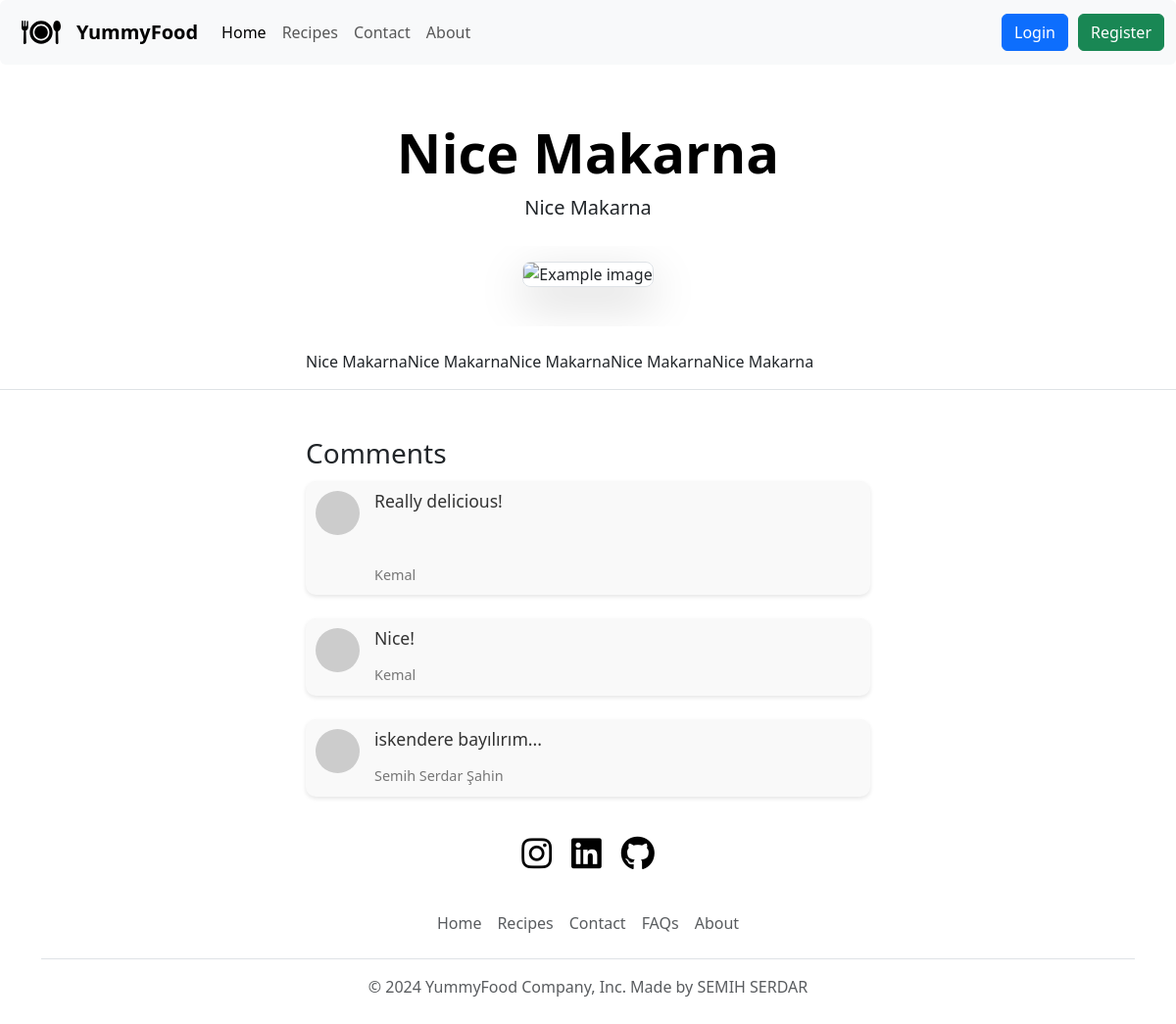
Screenshot of /recipe/2 with the database file from the repository.
### database.py (models this page shows)
class FoodPost(db.Model):
    __tablename__="posts"
    id: Mapped[int] = mapped_column(Integer, primary_key=True)
    author_id: Mapped[int] = mapped_column(Integer, db.ForeignKey("users.id"))
    author=relationship("User",back_populates="posts")
    title : Mapped[str] = mapped_column(String, nullable=False)
    subtitle: Mapped[str] = mapped_column(String, nullable=True)
    date: Mapped[str] = mapped_column(String(250), nullable=False)
    body: Mapped[str] = mapped_column(Text, nullable=False)
    img_url: Mapped[str] = mapped_column(String(250), nullable=False)
    comments=relationship("Comment",back_populates="post")

class Comment(db.Model):
    __tablename__="comments"
    id:Mapped[int]=mapped_column(Integer,primary_key=True)
    author_id: Mapped[int] = mapped_column(Integer, db.ForeignKey("users.id"))
    post_id:Mapped[int]=mapped_column(Integer,db.ForeignKey("posts.id"))
    author = relationship("User", back_populates="comments")
    text:Mapped[str]=mapped_column(Text,nullable=False)
    post=relationship("FoodPost",back_populates="comments")

class User(db.Model,UserMixin):
    __tablename__='users'
    id:Mapped[int]=mapped_column(Integer,primary_key=True)
    name: Mapped[str] = mapped_column(String(100), nullable=False)
    email: Mapped[str] = mapped_column(String(100), nullable=False)
    password: Mapped[str] = mapped_column(String(1000),nullable=False)
    posts=relationship("FoodPost",back_populates="author")
    comments=relationship("Comment",back_populates="author")

### main.py (the view, shortened to what this page needs)
@app.route("/recipe/<int:index>",methods=["POST","GET"])
def go_post(index):
    requested_data=db.session.execute(db.select(FoodPost).where(FoodPost.id==index)).scalar()
    users=db.session.execute(db.select(User)).scalar()
    comments=db.session.execute(db.select(Comment).where(Comment.post_id==index)).scalars()
    id=requested_data.author_id
    form=CommentForm()
    return render_template("food-detail.html",food=requested_data,
                           year=year,id=id,
                           users=users,form=form,
                           comments=comments)

### templates/food-detail.html (shortened to what this page needs)
{% extends "base.html" %}
{% from 'bootstrap5/form.html' import render_form %}
{% block content %}
      <div class="px-4 pt-2 my-5 text-center border-bottom">
        <h1 class="display-4 fw-bold text-body-emphasis">{{food['title']}}</h1>
        <div class="col-lg-6 mx-auto">
          <p class="lead mb-4">{{food['subtitle']}}</p>
        </div>
        <div class="overflow-hidden" style="max-height: 100vh;">
          <div class="container px-5 py-3">
            <img id="food-image" src={{food['img_url']}} class="img-fluid border rounded-3 shadow-lg mb-4" alt="Example image" width="700" height="500" loading="lazy">
          </div>
        </div>
        <div class="col-lg-6 mx-auto" style="text-align: left;">
            <p class="lead mb-4">{{food['body']|safe}}</p>
        </div>
      </div>
        <div class="container col-6 text-left">
            <h3 class="mt-5">Comments</h3>
            <ul style="margin-top:2%; list-style: none; padding: 0;">
                {% for comment in comments %}
                    <li style="display: flex; align-items: flex-start; margin-bottom: 1.5rem; background-color: #f9f9f9; padding: 10px; border-radius: 10px; box-shadow: 0 2px 4px rgba(0, 0, 0, 0.1);">
                        <img style="width: 45px; height: 45px; border-radius: 50%; margin-right: 15px;" src="{{ comment.author.email|gravatar }}">
                        <div>
                            <h4 style="margin: 0 0 5px 0; font-size: 1.1rem; color: #333;">{{ comment.text|safe }}</h4>
                            <p style="font-weight: 200; font-size: 0.9rem; color: #777; margin: 0;">{{ comment.author.name }}</p>
                        </div>
                    </li>
                {% endfor %}
            </ul>
        </div>
{% endblock %}

### rows the page displays
FoodPost: title "Nice Makarna", subtitle "Nice Makarna", body "Nice MakarnaNice MakarnaNice MakarnaNice MakarnaNice Makarna"
Comment: text "Really delicious!", author.name "Kemal"
Comment: text "Nice!", author.name "Kemal"
Comment: text "iskendere bayılırım...", author.name "Semih Serdar Şahi̇n"

### other values shown
{{ year }} "2024"
